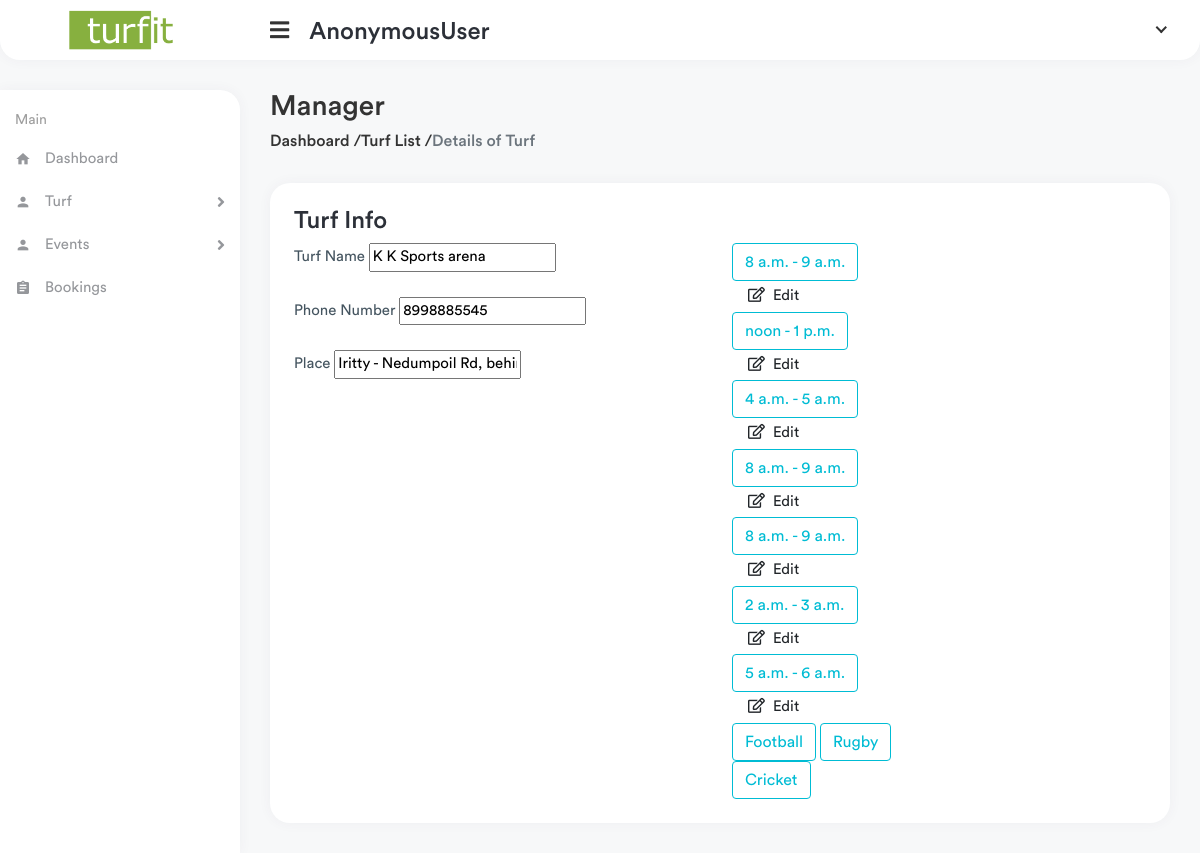
The page /manager/turf-details/3 on the database as committed earlier.
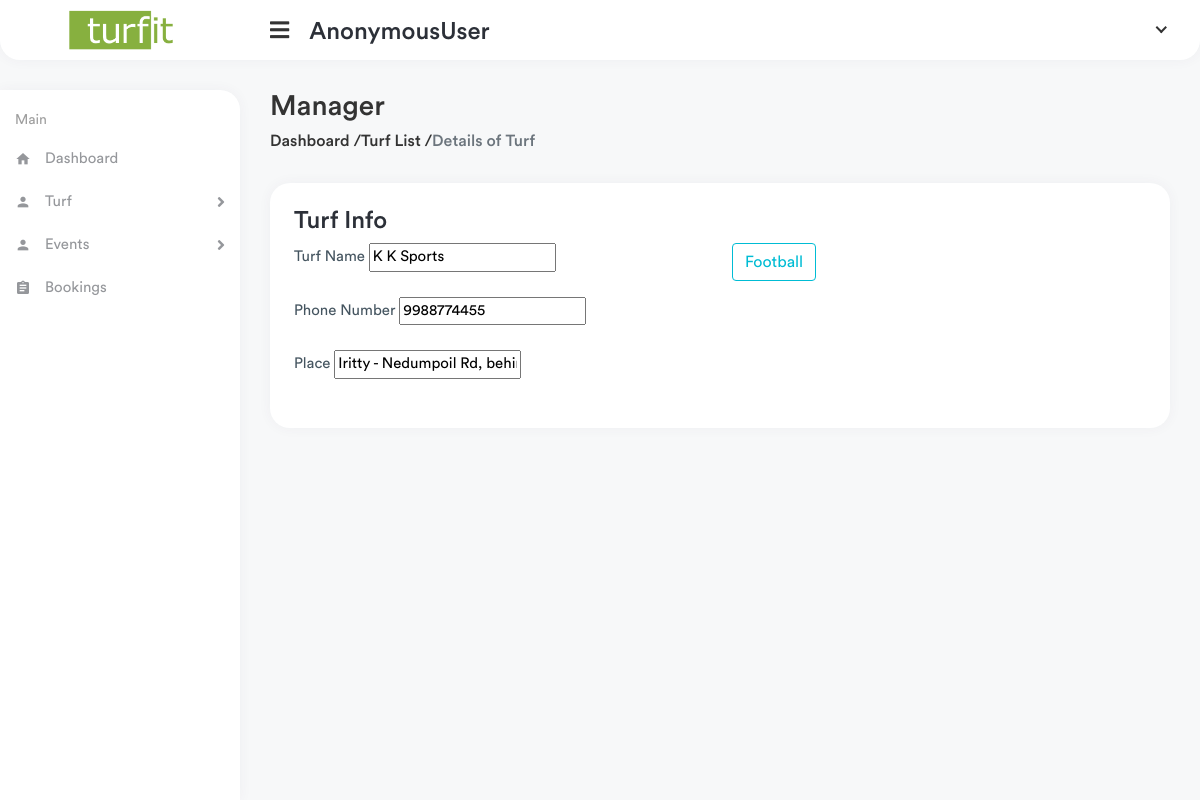
The same page on the database as committed later.
### manager/models.py (models this page shows, shortened)
class Turf(models.Model):
    manager = models.ForeignKey(TurfManager, on_delete=models.CASCADE, null=True)
    turf_name = models.CharField(max_length=100)
    turf_place = models.CharField(max_length=100)
    phone = models.CharField(max_length=100)
    turf_image = models.ImageField( upload_to="image/testimagemodel/")

class TimeSlot(models.Model):
    turf = models.ForeignKey(Turf,on_delete=models.CASCADE,null=True)
    manager = models.ForeignKey(TurfManager,on_delete=models.CASCADE,null=True)
    start_time = models.TimeField()
    end_time = models.TimeField()
    is_booked = models.BooleanField(default=True)
    status = models.IntegerField(default=0)
    turf_user = models.ForeignKey(TurfUser,on_delete=models.CASCADE,null=True)
    price = models.CharField(max_length=100)
    date_for_book = models.DateField()

class Category(models.Model):
    turf = models.ForeignKey(Turf,on_delete=models.CASCADE,null=True)
    game = models.CharField(max_length=100)

### manager/views.py (the view)
# urls.py: path('turf-details/<int:id>',views.turf_details,name="turf_details"),
def turf_details(request,id):
    turf = Turf.objects.get(id=id)
    time_slots = TimeSlot.objects.filter(turf=turf)
    games = Category.objects.filter(turf=turf)
    context = {
        'turf': turf,
        'slot' : time_slots,
        'games' : games,
    }
    for i in time_slots:
        if i.is_booked == True:
            i.status = 1
        else:
            i.status = 2
    if request.method == 'POST':
        turf_name = request.POST.get('turf_name')
        phone = request.POST.get('phone')
        address = request.POST.get('place')
        edit_turf = Turf.objects.filter(id=id).update(turf_name=turf_name,phone=phone,turf_place=address)
        return redirect('manager:view_turf')
    return render(request,'manager/turf_details.html',context)

### templates/manager/turf_details.html (shortened to what this page needs)
{% extends 'manager/partials/base.html' %}
{% load static %}
{% block content %}
<div class="page-wrapper">
    <div class="content container-fluid">
        <div class="page-header">
            <div class="row">
                <div class="col-sm-12">
                    <h3 class="page-title">Manager</h3>
                    <ul class="breadcrumb">
                        <li class=""><a href="">Dashboard /</a></li>
                        <li class=""><a href="">Turf List /</a></li>
                        <li class="breadcrumb-item active">Details of Turf</li>
                    </ul>
                </div>
            </div>
        </div>
        <div class="row">
            <div class="col-md-12">
                <div class="card">
                    <div class="card-body">
                        <h4 class="card-title">Turf Info</h4>
                            <div class="row">
                                <div class="col-md-6">
                                    <div class="form-group">
                                        <label>Turf Name</label>
                                        <input value="{{turf.turf_name}}">
                                    </div>
                                    <div class="form-group">
                                        <label>Phone Number</label>
                                        <input value="{{turf.phone}}">
                                    </div>
                                    <div class="form-group">
                                        <label>Place</label>
                                        <input value="{{turf.turf_place}}">
                                    </div>
                                </div>
                                <div class="col-md-3">
      {% for slot in slot %}
      <button onclick="deleteslots('{{ slot.id }}')" class="btn btn-block btn-outline-info">{{slot.start_time}} - {{slot.end_time}}</button>
      <a class="dropdown-item"
                                                        href="{% url 'manager:edit_time_slots' slot.id %}"><i
                                                            class="far fa-edit me-2"></i>Edit</a>
      {% endfor %}
      {% for games in games %}
    <button class="btn btn-block btn-outline-info" onclick="gamedelete('{{ games.id }}')">{{games.game}}</button>
      {% endfor %}
                    </div>
                    <div class="col-md-3">
                    </div>
                </div>
            </div>
        </div>
    </div>
</div>
{% endblock %}

Rows that differ between the two databases and show on the page:
removed TimeSlot: start_time "8 a.m.", end_time "9 a.m."
removed TimeSlot: start_time "noon", end_time "1 p.m."
removed TimeSlot: start_time "4 a.m.", end_time "5 a.m."
removed TimeSlot: start_time "8 a.m.", end_time "9 a.m."
removed TimeSlot: start_time "8 a.m.", end_time "9 a.m."
removed TimeSlot: start_time "2 a.m.", end_time "3 a.m."
removed TimeSlot: start_time "5 a.m.", end_time "6 a.m."
removed Category: game "Rugby"
removed Category: game "Cricket"
changed Turf "Iritty - Nedumpoil Rd, behind Rajadhani Hotel, Peravoor, Kerala 670673": turf_name "K K Sports arena" → "K K Sports"; phone "8998885545" → "9988774455"
